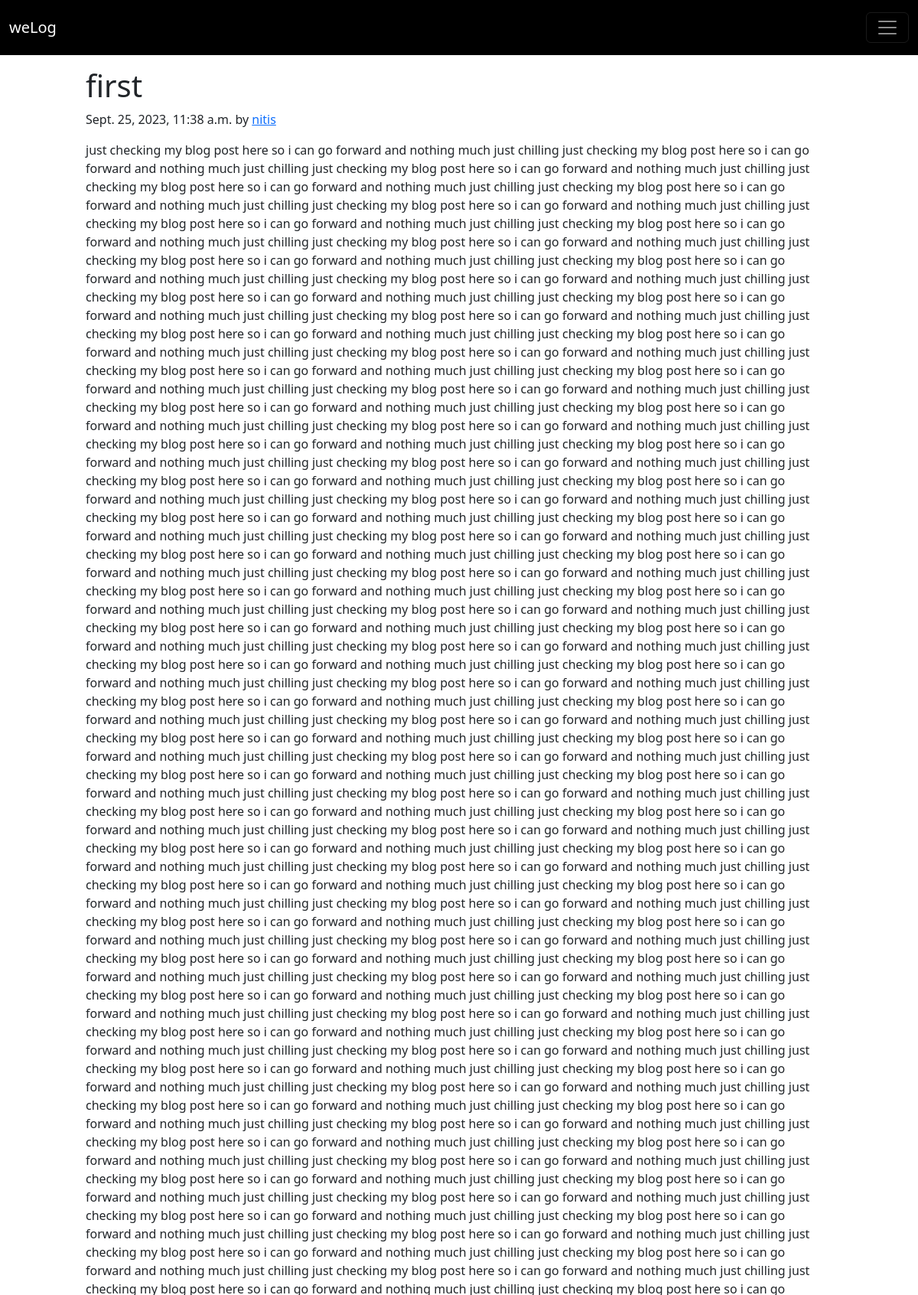
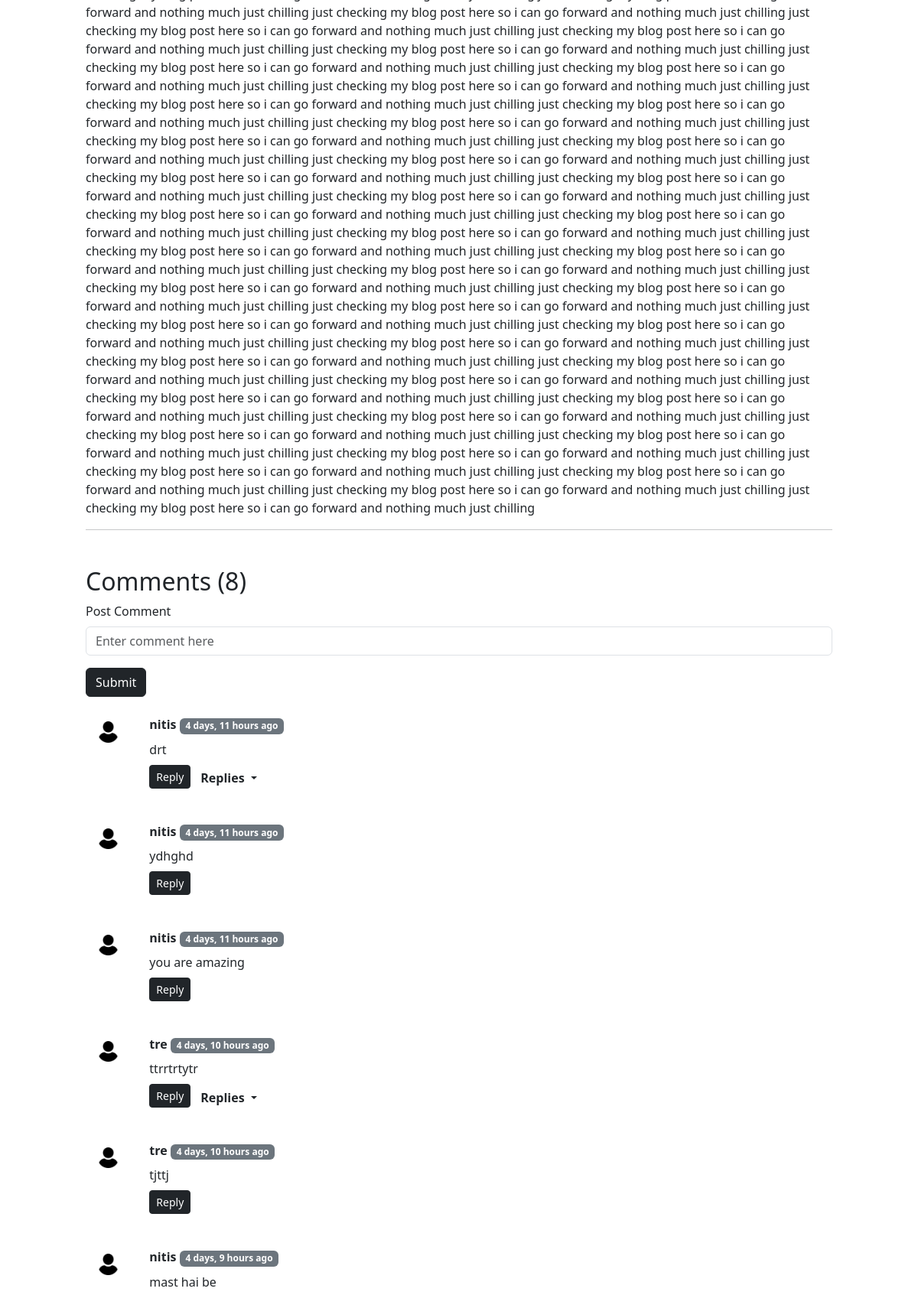
/blog/1 (signed in, upper part), run on the app's committed database (2 pictures, top to bottom).
### blog/models.py (models this page shows, shortened)
class Post(models.Model):
    sno = models.AutoField(primary_key=True)
    title = models.CharField(max_length=255)
    content = models.TextField()
    description = models.TextField(null=True, blank=True)
    user = models.ForeignKey(User, on_delete=models.CASCADE)
    slug = models.CharField(max_length=130)
    timeStamp = models.DateTimeField(default=now, blank=True)

class BlogComment(models.Model):
    sno = models.AutoField(primary_key=True)
    comment = models.TextField()
    user = models.ForeignKey(User, on_delete=models.CASCADE)
    post = models.ForeignKey(Post, on_delete=models.CASCADE)
    parent = models.ForeignKey('self', on_delete=models.CASCADE, null=True)
    timestamp = models.DateTimeField(default=now)
    def __str__(self):
        return self.comment[0:15] + "..." + " by " + self.user.username

### blog/views.py (the view)
# urls.py: path('<int:slug>', views.blogPost, name = "blogPost"),
def blogPost(request, slug):
    try:
        post = Post.objects.get(sno = slug)
        comments = BlogComment.objects.filter(post = post, parent = None)
        replies = BlogComment.objects.filter(post = post).exclude(parent = None)
        replyDict = {}
        for reply in replies:
            parent = reply.parent.sno
            if parent not in replyDict:
                replyDict[parent] = []
            replyDict[parent].append(reply)
        print(replyDict)
        context = {'post' : post, 'comments' : comments, 'replyDict' : replyDict}
        return render(request, "blog/blogPost.html", context)
    except ObjectDoesNotExist:
        messages.error(request, "No such blog exists")
        allPosts = Post.objects.all()
        context = {'allPosts' : allPosts}
        return render(request, "blog/blogHome.html", context)

### blog/templatetags/extras.py (called while the page is built)
@register.filter(name='get_val')
def get_val(dict, key):
    return dict.get(key)

### templates/blog/blogPost.html (shortened to what this page needs)
{% extends "base.html" %}
{% block body %}
{% load humanize %}
{% load extras %}
<div class="container-fluid my-3 mb-5" style="max-width: 1000px;">
    <h1 class="blog-post-title">{{post.title}}</h1>
    <p class="blog-post-meta">{{post.timeStamp}} by <a href="/account/{{post.user.username}}">{{post.user.username}}</a></p>
    <p class="text-break" >{{post.content|safe}}</p>
    <hr>
</div>
<div class="container-fluid" style="max-width: 1000px;">
    <h2>Comments ({{comments.count}})</h2>
    <div class="my-2">
        {% if user.is_authenticated %}
        <form method="POST" action="/blog/postComment">
            <div class="mb-3">
                <label for="comment" class="form-label">Post Comment</label>
                <input type="text" class="form-control" name="comment" id="comment" placeholder="Enter comment here"
                    pattern=".*\S.*" trim required>
            </div>
            <button type="submit" class="btn btn-dark">Submit</button>
        </form>
        {% else %}
        <p>Please login to comment</p>
        {% endif %}
    </div>
    {% for comment in comments %}
    <div class="row my-3">
        <div class="col-md-1">
            <img class="rounded mx-auto d-block w-100 p-3" src="/static/img/user.png" alt = "user">
        </div>
        <div class="col-md-11 pt-2">
            <b>{{comment.user.username}}</b> <span class="badge bg-secondary">{{comment.timestamp|naturaltime}}</span>
            <div class="my-2 text-break">{{comment.comment}}</div>
            <div class="reply mx-0">
                <p class="d-inline-flex gap-1">
                    {% if user.is_authenticated %}
                    <button class="btn btn-dark btn-sm mb-1" type="button" data-bs-toggle="collapse"
                    data-bs-target="#replyBox{{comment.sno}}" aria-expanded="false" aria-controls="replyBox{{comment.sno}}">
                    Reply
                    </button>
                    {% endif %}
                    {% if comment.sno in replyDict %}
                    <button class="btn btn-link btn-sm text-decoration-none text-dark fw-bold fs-6 dropdown-toggle" type="button" data-bs-toggle="collapse"
                        data-bs-target="#replies{{comment.sno}}" aria-expanded="false" aria-controls="replies{{comment.sno}}">
                         Replies
                    </button>
                    {% endif %}
                </p>
            </div>
        </div>
    </div>
    {% endfor %}
</div>
{% endblock body %}

### data on the page
Post: title "first", timeStamp "Sept. 25, 2023, 11:38 a.m.", user.username "nitis", content "just checking my blog post here so i can go forward and nothing much just chilling just checking my blog post here so i can go forward and nothing much just chilling just checking my blog post here so i can go forward and nothing much just chilling just checking my blog post here so i can go forward and nothing much just chilling just checking my blog post here so i can go forward and nothing much just chilling just checking my blog post here so i can go forward and nothing much just chilling just checking my blog post here so i can go forward and nothing much just chilling just checking my blog post here so i can go forward and nothing much just chilling just checking my blog post here so…"
BlogComment: user.username "nitis", timestamp "4 days, 11 hours ago", comment "drt"
BlogComment: user.username "nitis", timestamp "4 days, 11 hours ago", comment "ydhghd"
BlogComment: user.username "nitis", timestamp "4 days, 11 hours ago", comment "you are amazing"
BlogComment: user.username "tre", timestamp "4 days, 10 hours ago", comment "ttrrtrtytr"
BlogComment: user.username "tre", timestamp "4 days, 10 hours ago", comment "tjttj"
BlogComment: user.username "nitis", timestamp "4 days, 9 hours ago", comment "mast hai be"

### other printed values
{{ comments.count }} "8"
